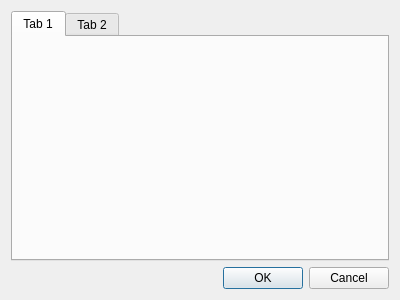
<?xml version="1.0" encoding="UTF-8"?>
<ui version="4.0">
 <class>SettingsDlg</class>
 <widget class="QDialog" name="SettingsDlg">
  <property name="geometry">
   <rect>
    <x>0</x>
    <y>0</y>
    <width>400</width>
    <height>300</height>
   </rect>
  </property>
  <property name="windowTitle">
   <string>Dialog</string>
  </property>
  <layout class="QVBoxLayout" name="verticalLayout">
   <item>
    <widget class="QTabWidget" name="tabWidget">
     <widget class="QWidget" name="tab">
      <attribute name="title">
       <string>Tab 1</string>
      </attribute>
     </widget>
     <widget class="QWidget" name="tab_2">
      <attribute name="title">
       <string>Tab 2</string>
      </attribute>
     </widget>
    </widget>
   </item>
   <item>
    <widget class="QDialogButtonBox" name="buttonBox">
     <property name="orientation">
      <enum>Qt::Horizontal</enum>
     </property>
     <property name="standardButtons">
      <set>QDialogButtonBox::Cancel|QDialogButtonBox::Ok</set>
     </property>
    </widget>
   </item>
  </layout>
 </widget>
 <resources/>
 <connections>
  <connection>
   <sender>buttonBox</sender>
   <signal>accepted()</signal>
   <receiver>SettingsDlg</receiver>
   <slot>accept()</slot>
   <hints>
    <hint type="sourcelabel">
     <x>248</x>
     <y>254</y>
    </hint>
    <hint type="destinationlabel">
     <x>157</x>
     <y>274</y>
    </hint>
   </hints>
  </connection>
  <connection>
   <sender>buttonBox</sender>
   <signal>rejected()</signal>
   <receiver>SettingsDlg</receiver>
   <slot>reject()</slot>
   <hints>
    <hint type="sourcelabel">
     <x>316</x>
     <y>260</y>
    </hint>
    <hint type="destinationlabel">
     <x>286</x>
     <y>274</y>
    </hint>
   </hints>
  </connection>
 </connections>
</ui>
